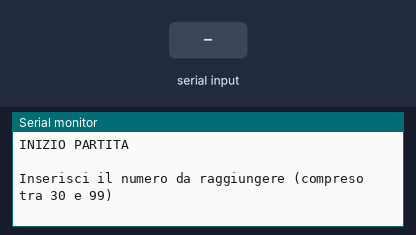
Recording of a sketch running on a simulated Arduino Uno, built with avr-gcc and run on an emulated ATmega328P. Parts: the last lines printed to the serial monitor. The inputs (shaded band) are chosen by the test bench.

Above: at 1.2 s.
1.3 s: "90,45,200\n" received over Serial
At 3.1 s:
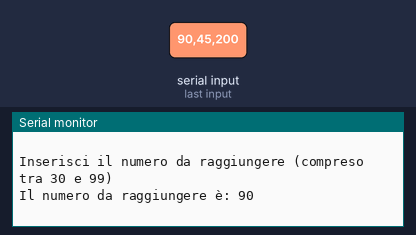
3.3 s: "2\n" received over Serial
At 5.4 s:
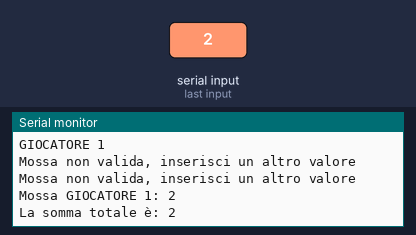

Measured:
- after the input at 1.3 s, the serial monitor: prints a new line after 0.50 s (image 1)
- after the input at 3.3 s, the serial monitor: prints a new line after 1.1 s (image 2)

The sketch:

MarazzatoMatto_A_AngelaGame.ino
```cpp
// (licence header left out)
int mossa1;
int mossa2;
int nummeta;
int sommamosse;
bool start = true;
//char convertitore[2];
int giocvincitore;
int numturno;

void setup()
{
  Serial.begin(9600);
  nummeta = 0;
  sommamosse = 0;
  giocvincitore = 2;
  numturno = 0;
  Serial.println("INIZIO PARTITA");
  Serial.println(" ");
}

void loop()
{
    delay(200);

  while (start == true)
  {
    inserisciGiocata();
      delay(1000);
  }

  cambiaTurno();

  if (sommamosse != nummeta && sommamosse < nummeta)
  {
    giocatore1();
      delay(1000);
  }

  if (sommamosse != nummeta && sommamosse < nummeta)
  {
    giocatore2();
      delay(1000);
  }

  vittoria();
    delay(1000);
}


void giocatore1()
{
  Serial.println("GIOCATORE 1");
  while (giocvincitore == 2)
  {
    while (Serial.available() == 0){} //indica quanti byte sono presenti nella casella di inserimento del monitor seriale (attraverso la codifica ASCII, null=0, 0=48, ...)
    mossa1 = Serial.parseInt(); //o Serial.read();
    if (numturno == 1 && mossa1 >= 0 && mossa1 < 7)
    {
      sommamosse = sommamosse + mossa1;
      Serial.println("Mossa GIOCATORE 1: " + String(mossa1));
      delay(500);
      Serial.println("La somma totale è: " + String(sommamosse));
      giocvincitore = 1;
    }

    else if (mossa1 != mossa2 && mossa1 > 0 && mossa1 < 7 && mossa1 != (7 - mossa2))
    {
      sommamosse = sommamosse + mossa1;
      Serial.println("Mossa GIOCATORE 1: " + String(mossa1));
      delay(500);
      Serial.println("La somma totale è: " + String(sommamosse));
      giocvincitore = 1;
    }

    else
    {
      Serial.println("Mossa non valida, inserisci un altro valore");
    }
  }
}

void giocatore2()
{
  Serial.println("GIOCATORE 2");
  while (giocvincitore == 1)
  {
    while (Serial.available() == 0){}
    mossa2 = Serial.parseInt();
    if (mossa2 != mossa1 && mossa2 >= 0 && mossa2 < 7 && mossa2 != (7 - mossa1))
    {
      sommamosse = sommamosse + mossa2;
      Serial.println("Mossa GIOCATORE 2: " + String(mossa2));
      delay(500);
      Serial.println("La somma totale è: " + String(sommamosse));
      giocvincitore = 2;
      Serial.println(" ");
    }

    else
    {
      Serial.println("Mossa non valida, inserisci un altro valore");
    }
  }
}

void inserisciGiocata()
{
  Serial.println("Inserisci il numero da raggiungere (compreso tra 30 e 99)");
  while (Serial.available() == 0){}
  delay(500);
  nummeta = Serial.parseInt();
  if (nummeta < 30 || nummeta > 99)
  {
    nummeta = 0;
    Serial.println("Numero non valido");
  }

  else
  {
    start = false;
    Serial.println("Il numero da raggiungere è: " + String(nummeta));
      delay(500);
    Serial.println(" ");
  }
  //itoa(nummeta,convertitore, 10); //permette di convertire un numero in stringa itoa(n,c,b) n=numero da convertire - c=grandezza array o buffer (maggiore del numero di cifre del numero) - b=base in cui è scritto il numero (2 binaria, 10 decimale, 16 esadecimale)
  delay(1000);
}

void vittoria()
{
  if (sommamosse == nummeta)
  {
    Serial.println("Ha vinto il GIOCATORE: " + String(giocvincitore));
    Serial.println(" ");
    reset();
  }

  else if (sommamosse > nummeta)
  {
    if (giocvincitore == 1)
    {
      giocvincitore = 2;
      Serial.println("Ha vinto il GIOCATORE: " + String(giocvincitore));
      Serial.println(" ");
      reset();
    }

    else if (giocvincitore == 2)
    {
      giocvincitore = 1;
      Serial.println("Ha vinto il GIOCATORE: " + String(giocvincitore));
      Serial.println(" ");
      reset();
    }
  }

  else{}
}

void cambiaTurno()
{
  numturno++;
  Serial.println("TURNO " + String(numturno));
}

void reset()
{
  sommamosse = 0;
  giocvincitore = 2;
  numturno = 0;
  nummeta = 0;
  start = true;
}

//  Copyright ITT Eugenio Barsanti / Produced by MARAZZATO MATTEO - 4BI  //
```
